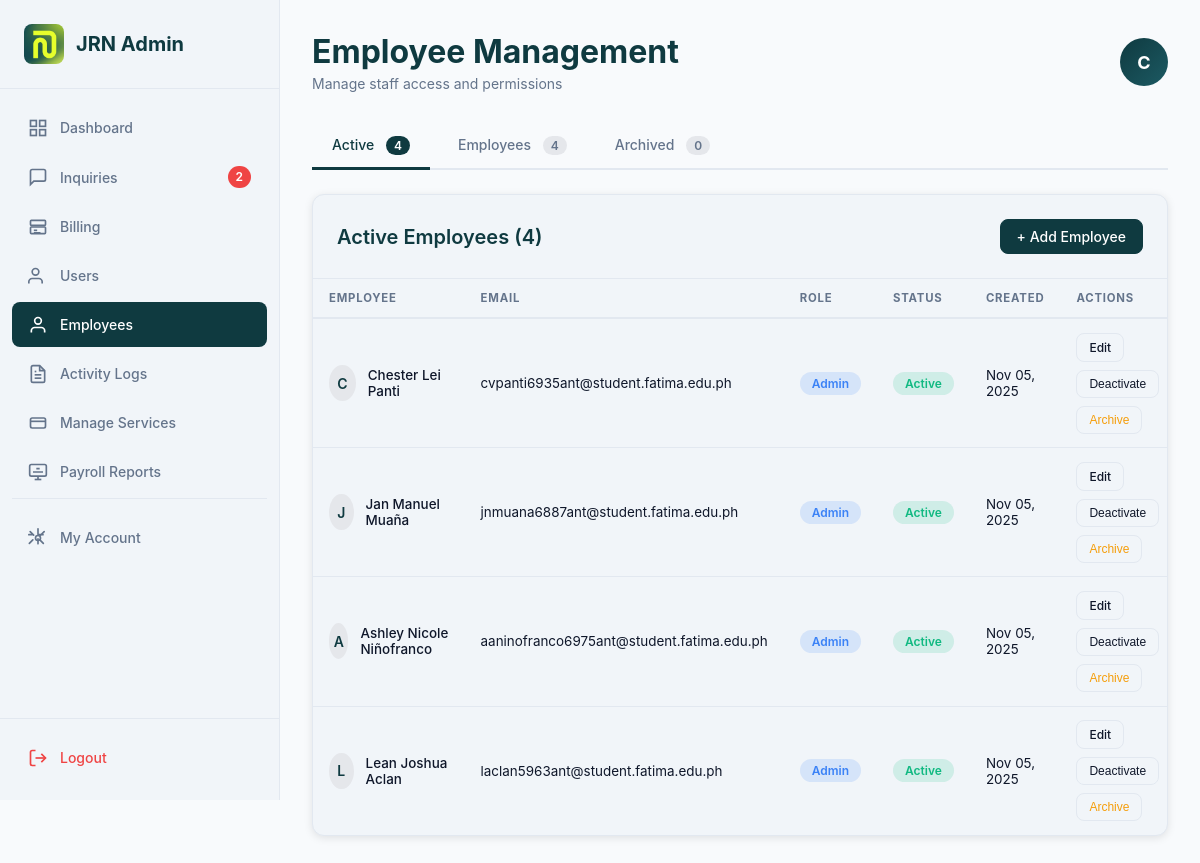
The page /admin/employees-admin.php (signed in) on the database its author committed.
### tables this page shows
CREATE TABLE `employees` (
  `id` int(11) NOT NULL,
  `account_number` varchar(20) DEFAULT NULL,
  `email` varchar(255) NOT NULL,
  `phone` varchar(20) DEFAULT NULL,
  `password` varchar(255) NOT NULL,
  `first_name` varchar(100) NOT NULL,
  `last_name` varchar(100) NOT NULL,
  `position` varchar(100) DEFAULT NULL,
  `department` varchar(100) DEFAULT NULL,
  `role` enum('admin','employee') DEFAULT 'employee',
  `status` enum('active','inactive','archived') DEFAULT 'active',
  `created_at` timestamp NOT NULL DEFAULT current_timestamp(),
  `updated_at` timestamp NOT NULL DEFAULT current_timestamp() ON UPDATE current_timestamp()
);

### includes/auth.php (called while the page is built, shortened)
<?php
function isLoggedIn()
{
    return isset($_SESSION['user_id']) && isset($_SESSION['role']);
}
function isAdmin()
{
    return isLoggedIn() && $_SESSION['role'] === 'admin';
}

### admin/employees-admin.php (the view, shortened to what this page needs)
<?php
require_once '../connection/dbconn.php';
require_once '../includes/auth.php';
require_once '../includes/activity_logger.php';
$filter = $_GET['filter'] ?? 'active';
$role_filter = $_GET['role'] ?? '';
if ($filter === 'active') {
    $stmt = $conn->prepare("SELECT * FROM employees WHERE status = 'active' ORDER BY created_at DESC");
} elseif ($filter === 'archived') {
    $stmt = $conn->prepare("SELECT * FROM employees WHERE status = 'archived' ORDER BY created_at DESC");
}
$stmt->execute();
$employees = $stmt->get_result()->fetch_all(MYSQLI_ASSOC);
$stmt = $conn->prepare("SELECT status, COUNT(*) as count FROM employees GROUP BY status");
$stmt->execute();
$status_counts = [];
foreach ($stmt->get_result()->fetch_all(MYSQLI_ASSOC) as $row) {
    $status_counts[$row['status']] = $row['count'];
}
$stmt = $conn->prepare("SELECT COUNT(*) as count FROM employees WHERE status != 'archived'");
$stmt->execute();
$all_count = $stmt->get_result()->fetch_assoc()['count'];
$is_from_employees = isset($_SESSION['account_type']) && $_SESSION['account_type'] === 'employee';
if ($is_from_employees) {
    $stmt = $conn->prepare("SELECT * FROM employees WHERE id = ?");
} else {
    $stmt = $conn->prepare("SELECT * FROM users WHERE id = ?");
}
$stmt->bind_param("i", $_SESSION['user_id']);
$stmt->execute();
$admin = $stmt->get_result()->fetch_assoc();
$stmt = $conn->prepare("SELECT COUNT(*) as pending_count FROM inquiries WHERE status = 'pending'");
$stmt->execute();
$pending_inquiries = $stmt->get_result()->fetch_assoc()['pending_count'];
?>
<!DOCTYPE html>
<html lang="en">
<head>
    <link rel="stylesheet" href="assets/css/index-admin.css">
    <link rel="stylesheet" href="assets/css/employees-admin.css">
    <link rel="stylesheet" href="assets/css/logout-modal.css">
</head>
<body>
    <aside class="sidebar">
        <div class="sidebar-header">
            <div class="sidebar-logo">
                <img src="../assets/img/logo.jpg" alt="Logo" class="logo-small">
                <h2>JRN Admin</h2>
            </div>
        </div>
        <nav class="sidebar-nav">
            <a href="index-admin.php" class="nav-item">
                <svg width="20" height="20" viewBox="0 0 24 24" fill="none" stroke="currentColor" stroke-width="2">
                    <rect x="3" y="3" width="7" height="7"></rect>
                    <rect x="14" y="3" width="7" height="7"></rect>
                    <rect x="14" y="14" width="7" height="7"></rect>
                    <rect x="3" y="14" width="7" height="7"></rect>
                </svg>
                Dashboard
            </a>
            <a href="inquiries-admin.php" class="nav-item">
                <svg width="20" height="20" viewBox="0 0 24 24" fill="none" stroke="currentColor" stroke-width="2" overflow="visible">
                    <path d="M21 15a2 2 0 0 1-2 2H7l-4 4V5a2 2 0 0 1 2-2h14a2 2 0 0 1 2 2z"></path>
                </svg>
                Inquiries
                <?php if (isset($pending_inquiries) && $pending_inquiries > 0): ?>
                    <span class="badge"><?php echo $pending_inquiries; ?></span>
                <?php endif; ?>
            </a>
            <?php if (isAdmin()): ?>
                <a href="billing-admin.php" class="nav-item">
                    <svg width="20" height="20" viewBox="0 0 24 24" fill="none" stroke="currentColor" stroke-width="2">
                        <rect x="3" y="4" width="18" height="6" rx="1" />
                        <rect x="3" y="12" width="18" height="8" rx="1" />
                        <line x1="7" y1="16" x2="11" y2="16" />
                        <line x1="7" y1="19" x2="15" y2="19" />
                    </svg>
                    Billing
                </a>
            <?php endif; ?>
            <a href="users-admin.php" class="nav-item">
                <svg width="20" height="20" viewBox="0 0 24 24" fill="none" stroke="currentColor" stroke-width="2" overflow="visible">
                    <circle cx="9" cy="7" r="4"></circle>
                    <path d="M17 21v-2a4 4 0 0 0-4-4H5a4 4 0 0 0-4 4v2"></path>
                </svg>
                Users
            </a>
            <?php if (isAdmin()): ?>
                <a href="employees-admin.php" class="nav-item active">
                    <svg width="20" height="20" viewBox="0 0 24 24" fill="none" stroke="currentColor" stroke-width="2">
                        <path d="M20 21v-2a4 4 0 0 0-4-4H8a4 4 0 0 0-4 4v2"></path>
                        <circle cx="12" cy="7" r="4"></circle>
                    </svg>
                    Employees
                </a>
                <a href="activity-logs.php" class="nav-item">
                    Activity Logs
                </a>
                <a href="services-admin.php" class="nav-item">
                    <svg width="20" height="20" viewBox="0 0 24 24" fill="none" stroke="currentColor" stroke-width="2">
                        <rect x="3" y="6" width="18" height="12" rx="2" />
                        <path d="M3 10h18" />
                    </svg>
                    Manage Services
                </a>
                <a href="payroll-reports-admin.php" class="nav-item">
                    <svg width="20" height="20" viewBox="0 0 24 24" fill="none" stroke="currentColor" stroke-width="2">
                        <rect x="2" y="3" width="20" height="14" rx="2" />
                        <line x1="8" y1="21" x2="16" y2="21" />
                        <line x1="12" y1="17" x2="12" y2="21" />
                        <path d="M6 8h.01M10 8h4M6 12h12" />
                    </svg>
                    Payroll Reports
                </a>
            <?php endif; ?>
            <div style="margin-top: auto; padding-top: 1rem; border-top: 1px solid var(--border-color);">
                <a href="admin-account.php" class="nav-item">
                    <svg width="20" height="20" viewBox="0 0 24 24" fill="none" stroke="currentColor" stroke-width="2" stroke-linecap="round" stroke-linejoin="round">
                        <circle cx="12" cy="12" r="3"></circle>
                        <path d="M12 1v6m0 6v6m6-11h-6m-6 0H1m18.4-3.6l-4.2 4.2m-8.4 0l-4.2-4.2M18.4 18.4l-4.2-4.2m-8.4 0l-4.2 4.2"></path>
                    </svg>
                    My Account
                </a>
            </div>
        </nav>
        <div class="sidebar-footer">
            <a href="#" class="nav-item logout" id="logout-btn">
                <svg width="20" height="20" viewBox="0 0 24 24" fill="none" stroke="currentColor" stroke-width="2">
                    <path d="M9 21H5a2 2 0 0 1-2-2V5a2 2 0 0 1 2-2h4"></path>
                    <polyline points="16 17 21 12 16 7"></polyline>
                    <line x1="21" y1="12" x2="9" y2="12"></line>
                </svg>
                Logout
            </a>
        </div>
    </aside>
    <main class="main-content">
        <header class="admin-header">
            <div class="admin-header-left">
                <h1>Employee Management</h1>
                <p class="header-subtitle">Manage staff access and permissions</p>
            </div>
            <div class="admin-header-right">
                <div class="avatar-circle"><?php echo strtoupper(substr($admin['first_name'] ?? 'A', 0, 1)); ?></div>
            </div>
        </header>
        <div class="filter-tabs">
            <a href="?filter=active" class="filter-tab <?php echo $filter === 'active' ? 'active' : ''; ?>">
                Active
                <span class="count"><?php echo $status_counts['active'] ?? 0; ?></span>
            </a>
            <a href="?filter=all" class="filter-tab <?php echo $filter === 'all' ? 'active' : ''; ?>">
                Employees
                <span class="count"><?php echo $all_count; ?></span>
            </a>
            <a href="?filter=archived" class="filter-tab <?php echo $filter === 'archived' ? 'active' : ''; ?>">
                Archived
                <span class="count"><?php echo $status_counts['archived'] ?? 0; ?></span>
            </a>
        </div>
        <div class="card">
            <div class="card-header">
                <h2>
                    <?php
                    if ($filter === 'all' && $role_filter === 'admin') {
                        echo 'Admins';
                    } elseif ($filter === 'all' && $role_filter === 'staff') {
                        echo 'Staffs';
                    } else {
                        echo ucfirst($filter) . ' Employees';
                    }
                    ?>
                    (<?php echo count($employees); ?>)
                </h2>
                <a href="employee-add.php" class="btn btn--primary">+ Add Employee</a>
            </div>
            <?php if (count($employees) > 0): ?>
                <table class="data-table">
                    <thead>
                        <tr>
                            <th>Employee</th>
                            <th>Email</th>
                            <th>Role</th>
                            <th>Status</th>
                            <th>Created</th>
                            <th>Actions</th>
                        </tr>
                    </thead>
                    <tbody>
                        <?php foreach ($employees as $emp): ?>
                            <tr>
                                <td>
                                    <div class="user-cell">
                                        <div class="avatar-sm"><?php echo strtoupper(substr($emp['first_name'], 0, 1)); ?></div>
                                        <div>
                                            <strong><?php echo htmlspecialchars($emp['first_name'] . ' ' . $emp['last_name']); ?></strong>
                                        </div>
                                    </div>
                                </td>
                                <td><?php echo htmlspecialchars($emp['email']); ?></td>
                                <td>
                                    <span class="status <?php echo $emp['role'] === 'admin' ? 'status--info' : 'status--warning'; ?>">
                                        <?php echo ucfirst(str_replace('_', ' ', $emp['role'])); ?>
                                    </span>
                                </td>
                                <td>
                                    <?php
                                    $statusClass = match ($emp['status']) {
                                        'active' => 'status--success',
                                        'inactive' => 'status--warning',
                                        'archived' => 'status--error',
                                        default => 'status--info'
                                    };
                                    ?>
                                    <span class="status <?php echo $statusClass; ?>">
                                        <?php echo ucfirst($emp['status']); ?>
                                    </span>
                                </td>
                                <td><?php echo date('M d, Y', strtotime($emp['created_at'])); ?></td>
                                <td>
                                    <div style="display: flex; gap: 0.5rem; flex-wrap: wrap;">
                                        <?php if ($emp['status'] !== 'archived'): ?>
                                            <a href="employee-edit.php?id=<?php echo $emp['id']; ?>" class="btn btn--sm btn--outline">Edit</a>
                                            <button class="btn btn--sm btn--outline" onclick="showToggleModal(<?php echo $emp['id']; ?>, '<?php echo $emp['status']; ?>', '<?php echo htmlspecialchars($emp['first_name'] . ' ' . $emp['last_name']); ?>')">
                                                <?php echo $emp['status'] === 'active' ? 'Deactivate' : 'Activate'; ?>
                                            </button>
                                            <button class="btn btn--sm" style="color: var(--warning);" onclick="showArchiveModal(<?php echo $emp['id']; ?>, '<?php echo htmlspecialchars($emp['first_name'] . ' ' . $emp['last_name']); ?>')">Archive</button>
                                        <?php else: ?>
                                            <button class="btn btn--sm btn--primary" onclick="showRestoreModal(<?php echo $emp['id']; ?>, '<?php echo htmlspecialchars($emp['first_name'] . ' ' . $emp['last_name']); ?>')">Restore</button>
                                        <?php endif; ?>
                                    </div>
                                </td>
                            </tr>
                        <?php endforeach; ?>
                    </tbody>
                </table>
            <?php endif; ?>
        </div>
    </main>
</body>
</html>

### admin/assets/css/logout-modal.css (style rules this page uses)
:root { --primary: #0f3a40; --secondary: #1c5a63; --accent: #bfe600; --background-light: #f5f7fa; --background-alt: #e5e7eb; --text-light: #ffffff; --text-dark: #2c3e50; --primary-dark: #0a2a2f; }

### admin/employees-admin.php (style rules this page uses)
:root { color-scheme: light only !important; --primary: #0F3A40; --primary-light: #1a5560; --primary-xlight: #e8f4f5; --accent: #2fb8c4; --accent-soft: #e0f7fa; --text-primary: #0f172a; --text-secondary: #64748b; --text-muted: #94a3b8; --bg-page: #f8fafc; --bg-card: #ffffff; --bg-secondary: #f1f5f9; --border-color: #e2e8f0; --border-strong: #cbd5e1; --shadow-sm: 0 1px 3px rgba(0, 0, 0, 0.06), 0 1px 2px rgba(0, 0, 0, 0.04); --shadow-md: 0 4px 16px rgba(0, 0, 0, 0.08), 0 2px 6px rgba(0, 0, 0, 0.04); --shadow-lg: 0 12px 40px rgba(0, 0, 0, 0.12), 0 4px 14px rgba(0, 0, 0, 0.06); --shadow-xl: 0 24px 64px rgba(0, 0, 0, 0.14), 0 8px 24px rgba(0, 0, 0, 0.08); --radius-sm: 8px; --radius-md: 12px; --radius-lg: 16px; --radius-xl: 20px; }
*, *::before, *::after { box-sizing: border-box; }
body { background: var(--bg-page) !important; color: var(--text-primary) !important; font-family: 'DM Sans', -apple-system, sans-serif !important; }
.data-table { width: 100%; border-collapse: separate; border-spacing: 0; }
.data-table thead th { background: var(--bg-secondary); color: var(--text-secondary); font-size: 0.71rem; font-weight: 700; text-transform: uppercase; letter-spacing: 0.07em; padding: 0.75rem 1rem; border-bottom: 2px solid var(--border-color); white-space: nowrap; }
.data-table thead th:first-child { border-radius: var(--radius-sm) 0 0 0; }
.data-table thead th:last-child { border-radius: 0 var(--radius-sm) 0 0; }
.data-table tbody tr { transition: background 0.15s; }
.data-table tbody td { padding: 0.85rem 1rem; border-bottom: 1px solid var(--border-color); font-size: 0.84rem; color: var(--text-primary); vertical-align: middle; }
.data-table tbody tr:last-child td { border-bottom: none; }

### rows shown on the page
employees: first_name "C", first_name+last_name "Chester Lei Panti", email "cvpanti6935ant@student.fatima.edu.ph", role "Admin", status "Active", created_at "Nov 05, 2025", shows "Deactivate"
employees: first_name "J", first_name+last_name "Jan Manuel Muaña", email "jnmuana6887ant@student.fatima.edu.ph", role "Admin", status "Active", created_at "Nov 05, 2025", shows "Deactivate"
employees: first_name "A", first_name+last_name "Ashley Nicole Niñofranco", email "aaninofranco6975ant@student.fatima.edu.ph", role "Admin", status "Active", created_at "Nov 05, 2025", shows "Deactivate"
employees: first_name "L", first_name+last_name "Lean Joshua Aclan", email "laclan5963ant@student.fatima.edu.ph", role "Admin", status "Active", created_at "Nov 05, 2025", shows "Deactivate"

### other values the page prints
$pending_inquiries "2"
$status_counts['active'] "4"
$all_count "4"
$status_counts['archived'] "0"
$filter "Active"
count($employees) "4"
